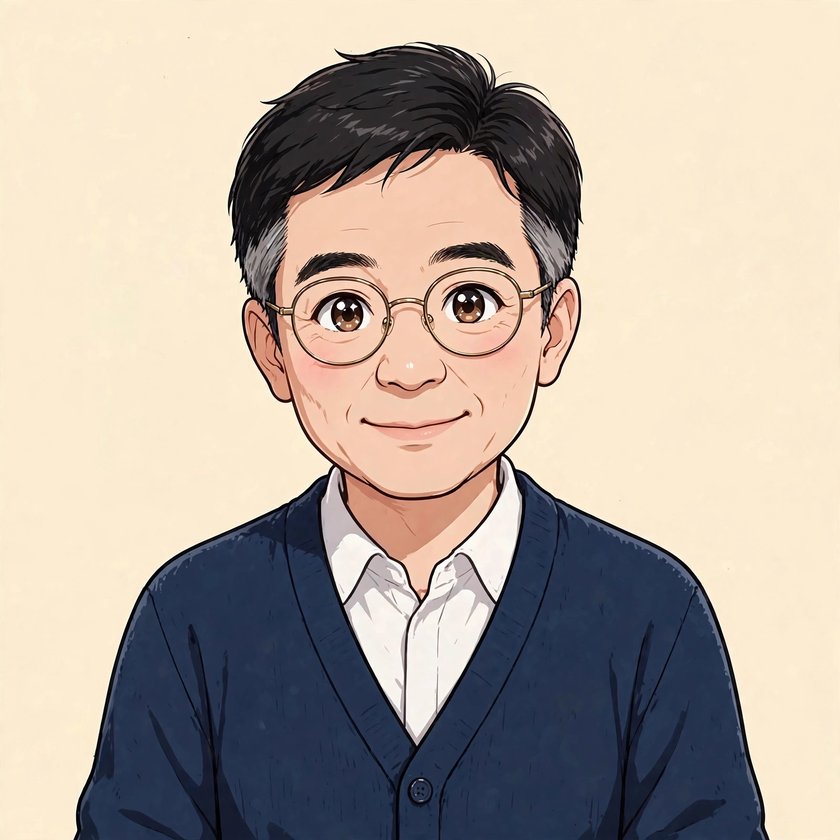
#> input picture course/YouTube/assets/characters/horace_base.png, 840 x 840 px, shrunk from 1600 x 1600 before the run; its folder holds only this picture in this run
$ python make_cutouts.py
#> lines starting #> are read from the running program, lines starting #| are printed output that depends on the picture; after the words box and inside, x2 and y2 are one past the last pixel; in counts of white or black regions, pixels touching at a corner belong together
"""Remove the flat cream studio background from character portraits.

Flood-fills from the image edges with a tolerance, so only the
connected background region is removed (enclosed light areas like eye
sparkles are preserved). Then tightens the alpha edge by 1px to kill
the halo fringe.
"""
import sys
from PIL import Image, ImageDraw, ImageFilter

def cutout(src: str, dst: str, thresh: int = 42) -> None:
#> called with src = 'characters/horace_base.png', dst = 'characters/horace_base_cutout.png', thresh = 42
    img = Image.open(src).convert("RGBA")
    w, h = img.size
#> w = 840; h = 840
    # Sample background color from corners
    corners = [img.getpixel((5, 5)), img.getpixel((w - 6, 5)),
               img.getpixel((5, h - 6)), img.getpixel((w - 6, h - 6))]
#> corners = [(250, 237, 209, 255), (251, 238, 210, 255), (251, 234, 210, 255), (253, 237, 210, 255)]
    bg = tuple(sum(c[i] for c in corners) // 4 for i in range(3))
#> bg = (251, 236, 209)
    print(f"{src}: bg sample {bg}")
#| characters/horace_base.png: bg sample (251, 236, 209)

    # Flood fill on a grayscale copy of the SOURCE photo: floodfill fills
    # the connected region whose pixels are within `thresh` of the seed
    # pixel's own value (the cream background at the corners), so it must
    # run on the photo, not on a blank mask. Enclosed light areas (eye
    # sparkles) are untouched because they aren't connected to the edges.
    gray = img.convert("RGB").convert("L")
    # NOTE: fill with 0, not 255 — the cream background (luma ~238) is
    # within `thresh` of 255, which makes floodfill think the seed is
    # already filled and return immediately.
    filled = gray.copy()
    for seed in [(0, 0), (w - 1, 0), (0, h - 1), (w - 1, h - 1)]:
        ImageDraw.floodfill(filled, seed, 0, thresh=thresh)
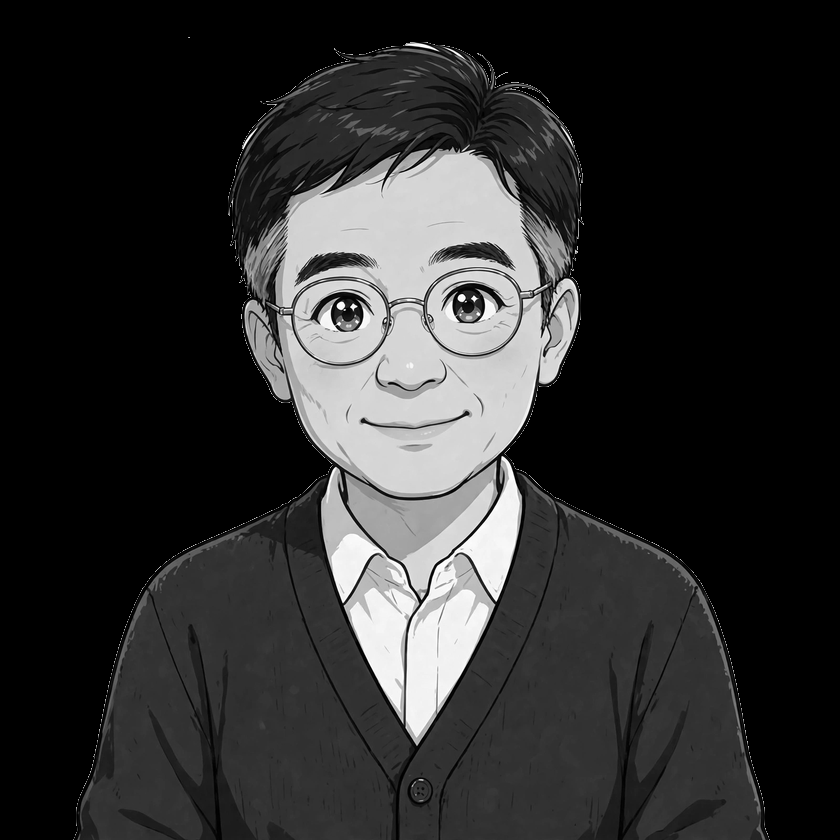
#> filled: PIL image 840x840 L; min 0, max 255, mean 45.3
    bg_mask = filled.point(lambda v: 255 if v == 0 else 0)
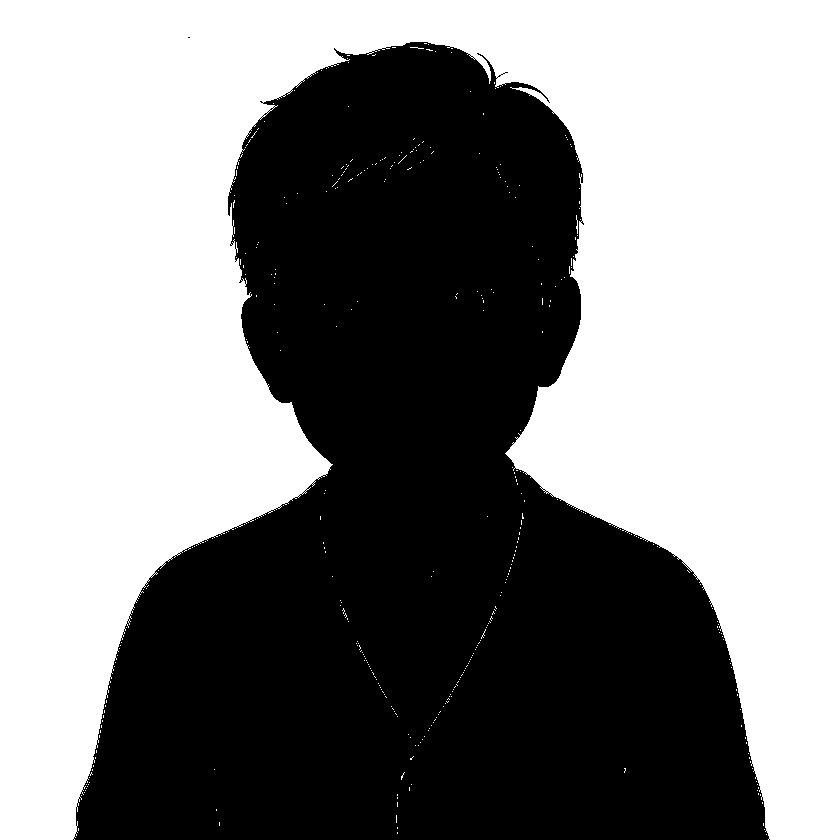
#> bg_mask: PIL image 840x840 L; 53.5% white; 2 black regions (1 under 20 px), largest, box (x1, y1, x2, y2) and area: (73, 42, 770, 840) 328087
    # Guard against the fill leaking through a narrow gap into the
    # character: keep only filled pixels that are actually near the
    # background color.
    bg_luma = sum(corners[0][i] * w_ for i, w_ in
                  enumerate((0.299, 0.587, 0.114)))
#> bg_luma = 237.7
    near_bg = gray.point(lambda v: 255 if abs(v - bg_luma) < thresh else 0)
#> near_bg: PIL image 840x840 L; 64.4% white; 58 black regions (36 under 20 px), largest, box (x1, y1, x2, y2) and area: (73, 42, 770, 840) 245045, (441, 280, 516, 324) 1696, (428, 241, 516, 271) 1257
    mask = Image.composite(bg_mask, Image.new("L", (w, h), 0), near_bg)
#> mask: PIL image 840x840 L; 53.3% white; 2 black regions (1 under 20 px), largest, box (x1, y1, x2, y2) and area: (73, 42, 770, 840) 329302
    # Invert: character = 255
    char_mask = Image.eval(mask, lambda v: 255 - v)
    # Tighten edge by 1px to remove halo
    char_mask = char_mask.filter(ImageFilter.MinFilter(3))
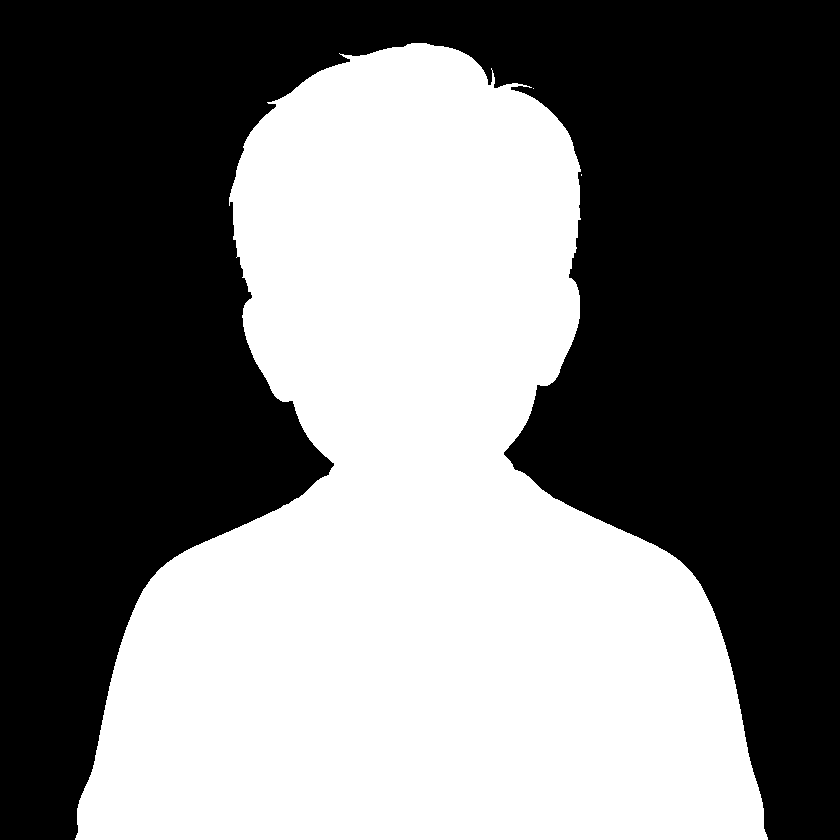
#> char_mask: PIL image 840x840 L; 46.2% white; 3 white regions (2 under 20 px), largest, box (x1, y1, x2, y2) and area: (75, 43, 768, 840) 326231

    r, g, b, _ = img.split()
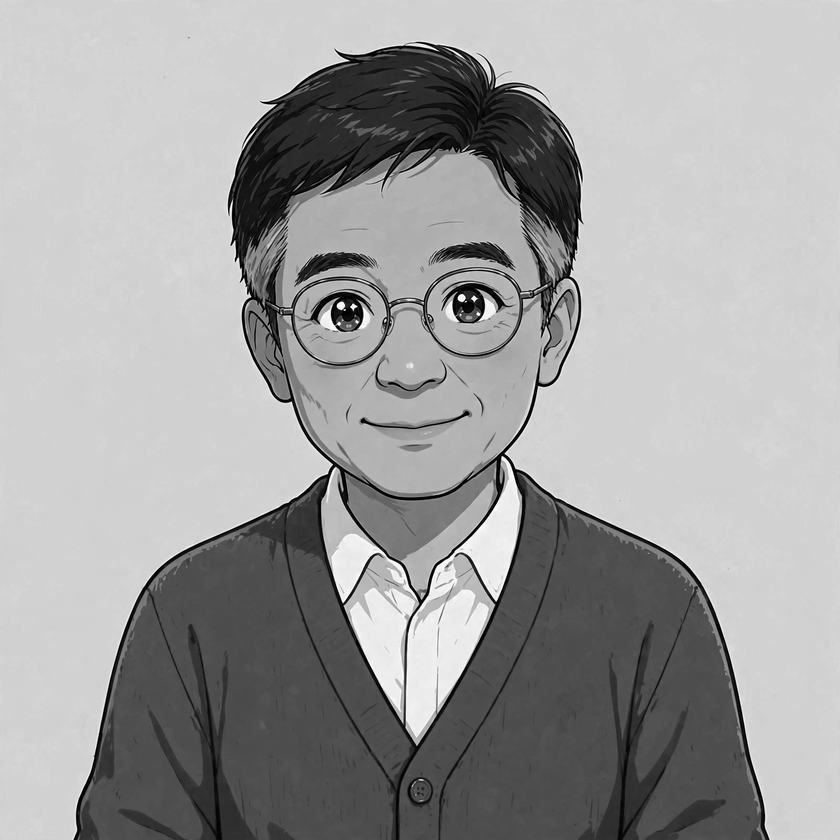
#> b: PIL image 840x840 L; min 0, max 255, mean 158.8
    out = Image.merge("RGBA", (r, g, b, char_mask))
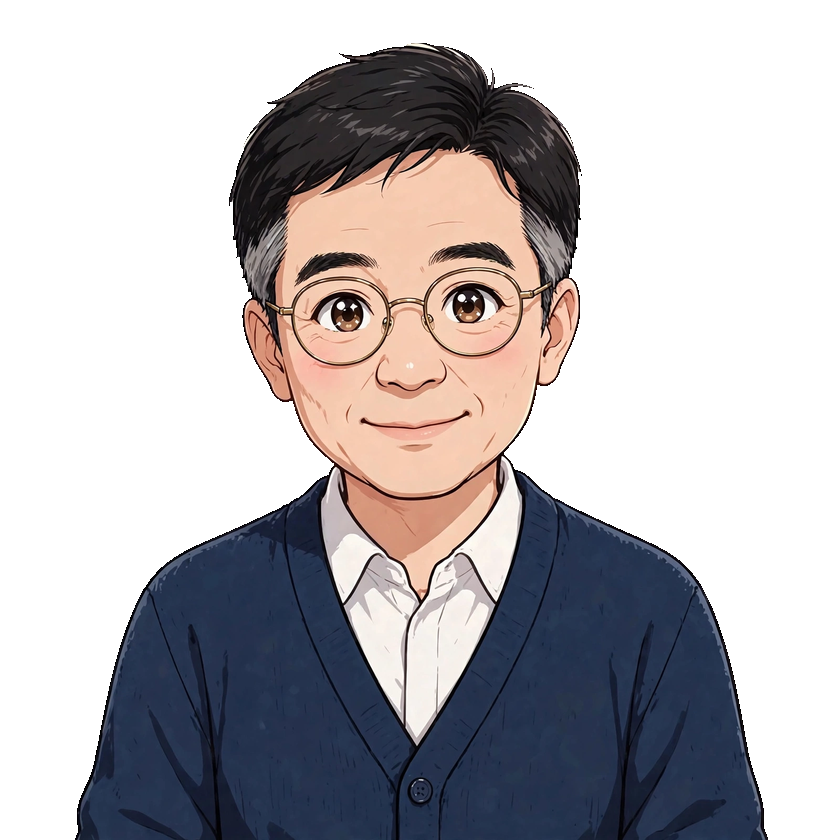
#> out: PIL image 840x840 RGBA; mean R, G, B, A 181.5, 169.7, 158.8, 117.9; transparent parts drawn white
    # Crop to content bbox with small padding
    bbox = char_mask.getbbox()
#> bbox = (75, 43, 768, 840)
    if bbox:
        pad = 8
        bbox = (max(0, bbox[0] - pad), max(0, bbox[1] - pad),
                min(w, bbox[2] + pad), min(h, bbox[3] + pad))
#> bbox = (67, 35, 776, 840)
        out = out.crop(bbox)
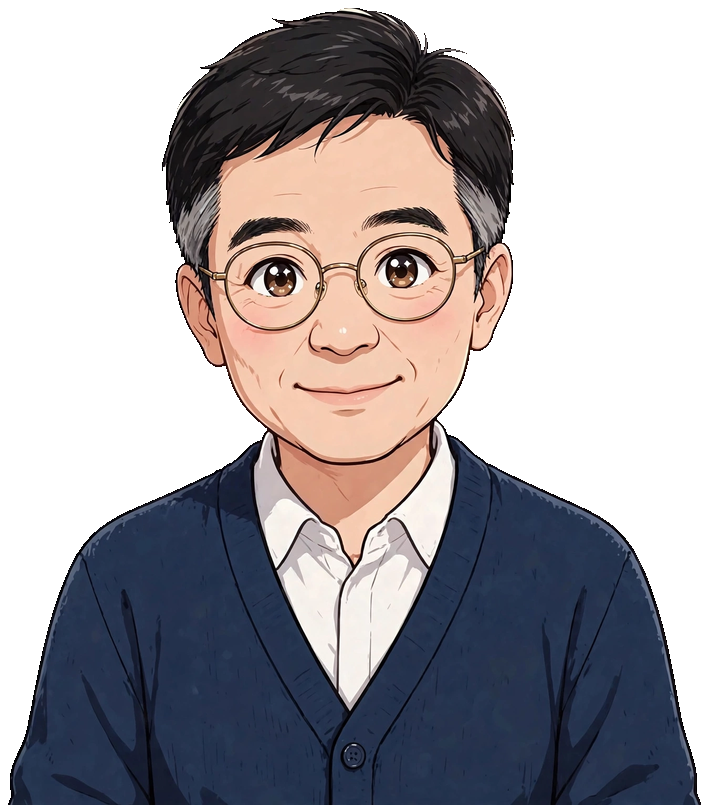
#> out: PIL image 709x805 RGBA; mean R, G, B, A 164.9, 154.1, 146.8, 145.8; transparent parts drawn white
    out.save(dst)
    print(f"  -> {dst} {out.size}")
#|   -> characters/horace_base_cutout.png (709, 805)

if __name__ == "__main__":
    for name in ["horace_base", "horace_mouth_half", "horace_mouth_open",
                 "horace_blink", "stella_base", "stella_mouth_half",
                 "stella_mouth_open", "stella_blink"]:
#> (the run stopped early here; a loop or call above may not have finished)
